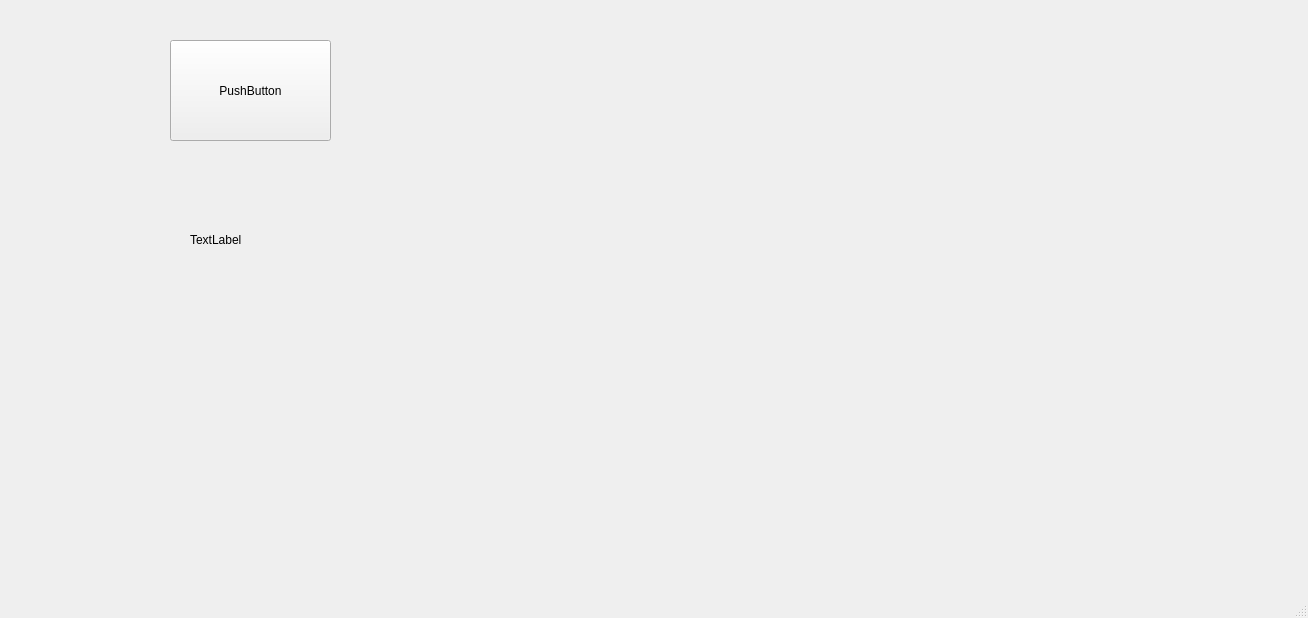
<?xml version="1.0" encoding="UTF-8"?>
<ui version="4.0">
 <class>MainWindow</class>
 <widget class="QMainWindow" name="MainWindow">
  <property name="geometry">
   <rect>
    <x>0</x>
    <y>0</y>
    <width>1308</width>
    <height>618</height>
   </rect>
  </property>
  <property name="windowTitle">
   <string>MainWindow</string>
  </property>
  <widget class="QWidget" name="centralwidget">
   <widget class="QPushButton" name="pushButton">
    <property name="geometry">
     <rect>
      <x>170</x>
      <y>40</y>
      <width>161</width>
      <height>101</height>
     </rect>
    </property>
    <property name="text">
     <string>PushButton</string>
    </property>
   </widget>
   <widget class="QLabel" name="lblFileName&#10;">
    <property name="geometry">
     <rect>
      <x>190</x>
      <y>230</y>
      <width>63</width>
      <height>20</height>
     </rect>
    </property>
    <property name="text">
     <string>TextLabel</string>
    </property>
   </widget>
  </widget>
  <widget class="QMenuBar" name="menubar">
   <property name="geometry">
    <rect>
     <x>0</x>
     <y>0</y>
     <width>1308</width>
     <height>25</height>
    </rect>
   </property>
  </widget>
  <widget class="QStatusBar" name="statusbar"/>
 </widget>
 <resources/>
 <connections/>
</ui>
